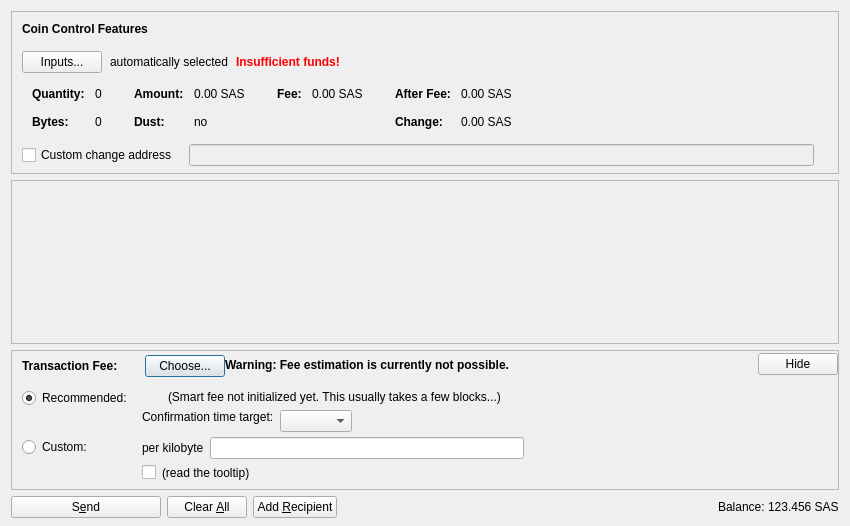
<?xml version="1.0" encoding="UTF-8"?>
<ui version="4.0">
 <class>SendCoinsDialog</class>
 <widget class="QDialog" name="SendCoinsDialog">
  <property name="geometry">
   <rect>
    <x>0</x>
    <y>0</y>
    <width>850</width>
    <height>526</height>
   </rect>
  </property>
  <property name="windowTitle">
   <string>Send Coins</string>
  </property>
  <layout class="QVBoxLayout" name="verticalLayout" stretch="0,1,0,0">
   <property name="bottomMargin">
    <number>8</number>
   </property>
   <item>
    <widget class="QFrame" name="frameCoinControl">
     <property name="sizePolicy">
      <sizepolicy hsizetype="Expanding" vsizetype="Expanding">
       <horstretch>0</horstretch>
       <verstretch>0</verstretch>
      </sizepolicy>
     </property>
     <property name="maximumSize">
      <size>
       <width>16777215</width>
       <height>16777215</height>
      </size>
     </property>
     <property name="frameShape">
      <enum>QFrame::StyledPanel</enum>
     </property>
     <property name="frameShadow">
      <enum>QFrame::Sunken</enum>
     </property>
     <layout class="QVBoxLayout" name="verticalLayoutCoinControl2">
      <property name="spacing">
       <number>0</number>
      </property>
      <property name="leftMargin">
       <number>0</number>
      </property>
      <property name="topMargin">
       <number>0</number>
      </property>
      <property name="rightMargin">
       <number>0</number>
      </property>
      <property name="bottomMargin">
       <number>6</number>
      </property>
      <item>
       <layout class="QVBoxLayout" name="verticalLayoutCoinControl" stretch="0,0,0,0,1">
        <property name="spacing">
         <number>0</number>
        </property>
        <property name="leftMargin">
         <number>10</number>
        </property>
        <property name="topMargin">
         <number>10</number>
        </property>
        <item>
         <layout class="QHBoxLayout" name="horizontalLayoutCoinControl1">
          <property name="bottomMargin">
           <number>15</number>
          </property>
          <item>
           <widget class="QLabel" name="labelCoinControlFeatures">
            <property name="sizePolicy">
             <sizepolicy hsizetype="Preferred" vsizetype="Maximum">
              <horstretch>0</horstretch>
              <verstretch>0</verstretch>
             </sizepolicy>
            </property>
            <property name="font">
             <font>
              <weight>75</weight>
              <bold>true</bold>
             </font>
            </property>
            <property name="styleSheet">
             <string notr="true">font-weight:bold;</string>
            </property>
            <property name="text">
             <string>Coin Control Features</string>
            </property>
           </widget>
          </item>
         </layout>
        </item>
        <item>
         <layout class="QHBoxLayout" name="horizontalLayoutCoinControl2" stretch="0,0,0,0">
          <property name="spacing">
           <number>8</number>
          </property>
          <property name="bottomMargin">
           <number>10</number>
          </property>
          <item>
           <widget class="QPushButton" name="pushButtonCoinControl">
            <property name="styleSheet">
             <string notr="true"/>
            </property>
            <property name="text">
             <string>Inputs...</string>
            </property>
            <property name="autoDefault">
             <bool>false</bool>
            </property>
           </widget>
          </item>
          <item>
           <widget class="QLabel" name="labelCoinControlAutomaticallySelected">
            <property name="text">
             <string>automatically selected</string>
            </property>
            <property name="margin">
             <number>5</number>
            </property>
           </widget>
          </item>
          <item>
           <widget class="QLabel" name="labelCoinControlInsuffFunds">
            <property name="font">
             <font>
              <weight>75</weight>
              <bold>true</bold>
             </font>
            </property>
            <property name="styleSheet">
             <string notr="true">color:red;font-weight:bold;</string>
            </property>
            <property name="text">
             <string>Insufficient funds!</string>
            </property>
            <property name="margin">
             <number>5</number>
            </property>
           </widget>
          </item>
          <item>
           <spacer name="horizontalSpacerCoinControl">
            <property name="orientation">
             <enum>Qt::Horizontal</enum>
            </property>
            <property name="sizeHint" stdset="0">
             <size>
              <width>40</width>
              <height>1</height>
             </size>
            </property>
           </spacer>
          </item>
         </layout>
        </item>
        <item>
         <widget class="QWidget" name="widgetCoinControl" native="true">
          <property name="sizePolicy">
           <sizepolicy hsizetype="Preferred" vsizetype="Preferred">
            <horstretch>0</horstretch>
            <verstretch>0</verstretch>
           </sizepolicy>
          </property>
          <property name="minimumSize">
           <size>
            <width>0</width>
            <height>0</height>
           </size>
          </property>
          <property name="styleSheet">
           <string notr="true"/>
          </property>
          <layout class="QHBoxLayout" name="horizontalLayoutCoinControl5">
           <property name="leftMargin">
            <number>0</number>
           </property>
           <property name="topMargin">
            <number>0</number>
           </property>
           <property name="rightMargin">
            <number>0</number>
           </property>
           <property name="bottomMargin">
            <number>0</number>
           </property>
           <item>
            <layout class="QHBoxLayout" name="horizontalLayoutCoinControl3" stretch="0,0,0,1">
             <property name="spacing">
              <number>20</number>
             </property>
             <property name="topMargin">
              <number>0</number>
             </property>
             <property name="bottomMargin">
              <number>10</number>
             </property>
             <item>
              <layout class="QFormLayout" name="formLayoutCoinControl1">
               <property name="horizontalSpacing">
                <number>10</number>
               </property>
               <property name="verticalSpacing">
                <number>14</number>
               </property>
               <property name="leftMargin">
                <number>10</number>
               </property>
               <property name="topMargin">
                <number>4</number>
               </property>
               <property name="rightMargin">
                <number>6</number>
               </property>
               <item row="0" column="0">
                <widget class="QLabel" name="labelCoinControlQuantityText">
                 <property name="font">
                  <font>
                   <weight>75</weight>
                   <bold>true</bold>
                  </font>
                 </property>
                 <property name="text">
                  <string>Quantity:</string>
                 </property>
                 <property name="margin">
                  <number>0</number>
                 </property>
                </widget>
               </item>
               <item row="0" column="1">
                <widget class="QLabel" name="labelCoinControlQuantity">
                 <property name="cursor">
                  <cursorShape>IBeamCursor</cursorShape>
                 </property>
                 <property name="contextMenuPolicy">
                  <enum>Qt::ActionsContextMenu</enum>
                 </property>
                 <property name="text">
                  <string notr="true">0</string>
                 </property>
                 <property name="margin">
                  <number>0</number>
                 </property>
                 <property name="textInteractionFlags">
                  <set>Qt::LinksAccessibleByMouse|Qt::TextSelectableByKeyboard|Qt::TextSelectableByMouse</set>
                 </property>
                </widget>
               </item>
               <item row="1" column="0">
                <widget class="QLabel" name="labelCoinControlBytesText">
                 <property name="font">
                  <font>
                   <weight>75</weight>
                   <bold>true</bold>
                  </font>
                 </property>
                 <property name="text">
                  <string>Bytes:</string>
                 </property>
                </widget>
               </item>
               <item row="1" column="1">
                <widget class="QLabel" name="labelCoinControlBytes">
                 <property name="cursor">
                  <cursorShape>IBeamCursor</cursorShape>
                 </property>
                 <property name="contextMenuPolicy">
                  <enum>Qt::ActionsContextMenu</enum>
                 </property>
                 <property name="text">
                  <string notr="true">0</string>
                 </property>
                 <property name="textInteractionFlags">
                  <set>Qt::LinksAccessibleByMouse|Qt::TextSelectableByKeyboard|Qt::TextSelectableByMouse</set>
                 </property>
                </widget>
               </item>
              </layout>
             </item>
             <item>
              <layout class="QFormLayout" name="formLayoutCoinControl2">
               <property name="horizontalSpacing">
                <number>10</number>
               </property>
               <property name="verticalSpacing">
                <number>14</number>
               </property>
               <property name="leftMargin">
                <number>6</number>
               </property>
               <property name="topMargin">
                <number>4</number>
               </property>
               <property name="rightMargin">
                <number>6</number>
               </property>
               <item row="0" column="0">
                <widget class="QLabel" name="labelCoinControlAmountText">
                 <property name="font">
                  <font>
                   <weight>75</weight>
                   <bold>true</bold>
                  </font>
                 </property>
                 <property name="text">
                  <string>Amount:</string>
                 </property>
                 <property name="margin">
                  <number>0</number>
                 </property>
                </widget>
               </item>
               <item row="0" column="1">
                <widget class="QLabel" name="labelCoinControlAmount">
                 <property name="cursor">
                  <cursorShape>IBeamCursor</cursorShape>
                 </property>
                 <property name="contextMenuPolicy">
                  <enum>Qt::ActionsContextMenu</enum>
                 </property>
                 <property name="text">
                  <string notr="true">0.00 SAS</string>
                 </property>
                 <property name="textInteractionFlags">
                  <set>Qt::LinksAccessibleByMouse|Qt::TextSelectableByKeyboard|Qt::TextSelectableByMouse</set>
                 </property>
                </widget>
               </item>
               <item row="1" column="0">
                <widget class="QLabel" name="labelCoinControlLowOutputText">
                 <property name="font">
                  <font>
                   <weight>75</weight>
                   <bold>true</bold>
                  </font>
                 </property>
                 <property name="text">
                  <string>Dust:</string>
                 </property>
                </widget>
               </item>
               <item row="1" column="1">
                <widget class="QLabel" name="labelCoinControlLowOutput">
                 <property name="cursor">
                  <cursorShape>IBeamCursor</cursorShape>
                 </property>
                 <property name="contextMenuPolicy">
                  <enum>Qt::ActionsContextMenu</enum>
                 </property>
                 <property name="text">
                  <string notr="true">no</string>
                 </property>
                 <property name="textInteractionFlags">
                  <set>Qt::LinksAccessibleByMouse|Qt::TextSelectableByKeyboard|Qt::TextSelectableByMouse</set>
                 </property>
                </widget>
               </item>
              </layout>
             </item>
             <item>
              <layout class="QFormLayout" name="formLayoutCoinControl3">
               <property name="horizontalSpacing">
                <number>10</number>
               </property>
               <property name="verticalSpacing">
                <number>14</number>
               </property>
               <property name="leftMargin">
                <number>6</number>
               </property>
               <property name="topMargin">
                <number>4</number>
               </property>
               <property name="rightMargin">
                <number>6</number>
               </property>
               <item row="0" column="0">
                <widget class="QLabel" name="labelCoinControlFeeText">
                 <property name="font">
                  <font>
                   <weight>75</weight>
                   <bold>true</bold>
                  </font>
                 </property>
                 <property name="text">
                  <string>Fee:</string>
                 </property>
                 <property name="margin">
                  <number>0</number>
                 </property>
                </widget>
               </item>
               <item row="0" column="1">
                <widget class="QLabel" name="labelCoinControlFee">
                 <property name="cursor">
                  <cursorShape>IBeamCursor</cursorShape>
                 </property>
                 <property name="contextMenuPolicy">
                  <enum>Qt::ActionsContextMenu</enum>
                 </property>
                 <property name="text">
                  <string notr="true">0.00 SAS</string>
                 </property>
                 <property name="textInteractionFlags">
                  <set>Qt::LinksAccessibleByMouse|Qt::TextSelectableByKeyboard|Qt::TextSelectableByMouse</set>
                 </property>
                </widget>
               </item>
              </layout>
             </item>
             <item>
              <layout class="QFormLayout" name="formLayoutCoinControl4">
               <property name="horizontalSpacing">
                <number>10</number>
               </property>
               <property name="verticalSpacing">
                <number>14</number>
               </property>
               <property name="leftMargin">
                <number>6</number>
               </property>
               <property name="topMargin">
                <number>4</number>
               </property>
               <property name="rightMargin">
                <number>6</number>
               </property>
               <item row="0" column="0">
                <widget class="QLabel" name="labelCoinControlAfterFeeText">
                 <property name="font">
                  <font>
                   <weight>75</weight>
                   <bold>true</bold>
                  </font>
                 </property>
                 <property name="text">
                  <string>After Fee:</string>
                 </property>
                 <property name="margin">
                  <number>0</number>
                 </property>
                </widget>
               </item>
               <item row="0" column="1">
                <widget class="QLabel" name="labelCoinControlAfterFee">
                 <property name="cursor">
                  <cursorShape>IBeamCursor</cursorShape>
                 </property>
                 <property name="contextMenuPolicy">
                  <enum>Qt::ActionsContextMenu</enum>
                 </property>
                 <property name="text">
                  <string notr="true">0.00 SAS</string>
                 </property>
                 <property name="textInteractionFlags">
                  <set>Qt::LinksAccessibleByMouse|Qt::TextSelectableByKeyboard|Qt::TextSelectableByMouse</set>
                 </property>
                </widget>
               </item>
               <item row="1" column="0">
                <widget class="QLabel" name="labelCoinControlChangeText">
                 <property name="font">
                  <font>
                   <weight>75</weight>
                   <bold>true</bold>
                  </font>
                 </property>
                 <property name="text">
                  <string>Change:</string>
                 </property>
                </widget>
               </item>
               <item row="1" column="1">
                <widget class="QLabel" name="labelCoinControlChange">
                 <property name="cursor">
                  <cursorShape>IBeamCursor</cursorShape>
                 </property>
                 <property name="contextMenuPolicy">
                  <enum>Qt::ActionsContextMenu</enum>
                 </property>
                 <property name="text">
                  <string notr="true">0.00 SAS</string>
                 </property>
                 <property name="textInteractionFlags">
                  <set>Qt::LinksAccessibleByMouse|Qt::TextSelectableByKeyboard|Qt::TextSelectableByMouse</set>
                 </property>
                </widget>
               </item>
              </layout>
             </item>
            </layout>
           </item>
          </layout>
         </widget>
        </item>
        <item>
         <layout class="QHBoxLayout" name="horizontalLayoutCoinControl4" stretch="0,0,0">
          <property name="spacing">
           <number>12</number>
          </property>
          <property name="sizeConstraint">
           <enum>QLayout::SetDefaultConstraint</enum>
          </property>
          <property name="topMargin">
           <number>5</number>
          </property>
          <property name="rightMargin">
           <number>5</number>
          </property>
          <item>
           <widget class="QCheckBox" name="checkBoxCoinControlChange">
            <property name="toolTip">
             <string>If this is activated, but the change address is empty or invalid, change will be sent to a newly generated address.</string>
            </property>
            <property name="text">
             <string>Custom change address</string>
            </property>
           </widget>
          </item>
          <item>
           <widget class="QValidatedLineEdit" name="lineEditCoinControlChange">
            <property name="enabled">
             <bool>false</bool>
            </property>
            <property name="sizePolicy">
             <sizepolicy hsizetype="Expanding" vsizetype="Fixed">
              <horstretch>0</horstretch>
              <verstretch>0</verstretch>
             </sizepolicy>
            </property>
           </widget>
          </item>
          <item>
           <widget class="QLabel" name="labelCoinControlChangeLabel">
            <property name="sizePolicy">
             <sizepolicy hsizetype="Preferred" vsizetype="Expanding">
              <horstretch>0</horstretch>
              <verstretch>0</verstretch>
             </sizepolicy>
            </property>
            <property name="minimumSize">
             <size>
              <width>0</width>
              <height>0</height>
             </size>
            </property>
            <property name="text">
             <string/>
            </property>
            <property name="margin">
             <number>3</number>
            </property>
           </widget>
          </item>
         </layout>
        </item>
        <item>
         <spacer name="verticalSpacerCoinControl">
          <property name="orientation">
           <enum>Qt::Vertical</enum>
          </property>
          <property name="sizeHint" stdset="0">
           <size>
            <width>800</width>
            <height>1</height>
           </size>
          </property>
         </spacer>
        </item>
       </layout>
      </item>
     </layout>
    </widget>
   </item>
   <item>
    <widget class="QScrollArea" name="scrollArea">
     <property name="widgetResizable">
      <bool>true</bool>
     </property>
     <widget class="QWidget" name="scrollAreaWidgetContents">
      <property name="geometry">
       <rect>
        <x>0</x>
        <y>0</y>
        <width>830</width>
        <height>104</height>
       </rect>
      </property>
      <layout class="QVBoxLayout" name="verticalLayout_2" stretch="0,1">
       <property name="leftMargin">
        <number>0</number>
       </property>
       <property name="topMargin">
        <number>0</number>
       </property>
       <property name="rightMargin">
        <number>0</number>
       </property>
       <property name="bottomMargin">
        <number>0</number>
       </property>
       <item>
        <layout class="QVBoxLayout" name="entries">
         <property name="spacing">
          <number>6</number>
         </property>
        </layout>
       </item>
       <item>
        <spacer name="verticalSpacer">
         <property name="orientation">
          <enum>Qt::Vertical</enum>
         </property>
         <property name="sizeHint" stdset="0">
          <size>
           <width>20</width>
           <height>40</height>
          </size>
         </property>
        </spacer>
       </item>
      </layout>
     </widget>
    </widget>
   </item>
   <item>
    <widget class="QFrame" name="frameFee">
     <property name="sizePolicy">
      <sizepolicy hsizetype="Expanding" vsizetype="Expanding">
       <horstretch>0</horstretch>
       <verstretch>0</verstretch>
      </sizepolicy>
     </property>
     <property name="maximumSize">
      <size>
       <width>16777215</width>
       <height>16777215</height>
      </size>
     </property>
     <property name="frameShape">
      <enum>QFrame::StyledPanel</enum>
     </property>
     <property name="frameShadow">
      <enum>QFrame::Sunken</enum>
     </property>
     <layout class="QVBoxLayout" name="verticalLayoutFee1">
      <property name="spacing">
       <number>0</number>
      </property>
      <property name="leftMargin">
       <number>0</number>
      </property>
      <property name="topMargin">
       <number>0</number>
      </property>
      <property name="rightMargin">
       <number>0</number>
      </property>
      <property name="bottomMargin">
       <number>0</number>
      </property>
      <item>
       <layout class="QVBoxLayout" name="verticalLayoutFee2" stretch="0,0,0">
        <property name="spacing">
         <number>0</number>
        </property>
        <property name="leftMargin">
         <number>10</number>
        </property>
        <property name="topMargin">
         <number>0</number>
        </property>
        <item>
         <layout class="QHBoxLayout" name="horizontalLayoutFee1">
          <property name="bottomMargin">
           <number>0</number>
          </property>
          <item>
           <layout class="QVBoxLayout" name="verticalLayoutFee7">
            <property name="spacing">
             <number>0</number>
            </property>
            <item>
             <spacer name="verticalSpacerSmartFee">
              <property name="orientation">
               <enum>Qt::Vertical</enum>
              </property>
              <property name="sizeType">
               <enum>QSizePolicy::Fixed</enum>
              </property>
              <property name="sizeHint" stdset="0">
               <size>
                <width>1</width>
                <height>4</height>
               </size>
              </property>
             </spacer>
            </item>
            <item>
             <layout class="QHBoxLayout" name="horizontalLayoutSmartFee">
              <property name="spacing">
               <number>10</number>
              </property>
              <item>
               <widget class="QLabel" name="labelFeeHeadline">
                <property name="sizePolicy">
                 <sizepolicy hsizetype="Preferred" vsizetype="Maximum">
                  <horstretch>0</horstretch>
                  <verstretch>0</verstretch>
                 </sizepolicy>
                </property>
                <property name="font">
                 <font>
                  <weight>75</weight>
                  <bold>true</bold>
                 </font>
                </property>
                <property name="styleSheet">
                 <string notr="true">font-weight:bold;</string>
                </property>
                <property name="text">
                 <string>Transaction Fee:</string>
                </property>
               </widget>
              </item>
              <item>
               <widget class="QLabel" name="labelFeeMinimized">
                <property name="text">
                 <string/>
                </property>
               </widget>
              </item>
              <item>
               <widget class="QPushButton" name="buttonChooseFee">
                <property name="text">
                 <string>Choose...</string>
                </property>
               </widget>
              </item>
             </layout>
            </item>
            <item>
             <spacer name="verticalSpacer_5">
              <property name="orientation">
               <enum>Qt::Vertical</enum>
              </property>
              <property name="sizeHint" stdset="0">
               <size>
                <width>1</width>
                <height>1</height>
               </size>
              </property>
             </spacer>
            </item>
           </layout>
          </item>
          <item>
           <widget class="QLabel" name="fallbackFeeWarningLabel">
            <property name="toolTip">
             <string>Using the fallbackfee can result in sending a transaction that will take several hours or days (or never) to confirm. Consider choosing your fee manually or wait until you have validated the complete chain.</string>
            </property>
            <property name="font">
            <font>
                <weight>75</weight>
                <bold>true</bold>
            </font>
            </property>
            <property name="text">
             <string>Warning: Fee estimation is currently not possible.</string>
            </property>
            <property name="wordWrap">
             <bool>false</bool>
            </property>
           </widget>
          </item>
          <item>
           <spacer name="horizontalSpacer_4">
            <property name="orientation">
             <enum>Qt::Horizontal</enum>
            </property>
            <property name="sizeType">
             <enum>QSizePolicy::MinimumExpanding</enum>
            </property>
            <property name="sizeHint" stdset="0">
             <size>
              <width>40</width>
              <height>20</height>
             </size>
            </property>
           </spacer>
          </item>
          <item>
           <widget class="QPushButton" name="buttonMinimizeFee">
            <property name="toolTip">
             <string>collapse fee-settings</string>
            </property>
            <property name="text">
             <string>Hide</string>
            </property>
           </widget>
          </item>
         </layout>
        </item>
        <item>
         <widget class="QFrame" name="frameFeeSelection">
          <layout class="QVBoxLayout" name="verticalLayoutFee12">
           <property name="spacing">
            <number>0</number>
           </property>
           <property name="leftMargin">
            <number>0</number>
           </property>
           <property name="topMargin">
            <number>0</number>
           </property>
           <property name="rightMargin">
            <number>0</number>
           </property>
           <property name="bottomMargin">
            <number>0</number>
           </property>
           <item>
            <layout class="QGridLayout" name="gridLayoutFee">
             <property name="topMargin">
              <number>10</number>
             </property>
             <property name="bottomMargin">
              <number>4</number>
             </property>
             <property name="horizontalSpacing">
              <number>10</number>
             </property>
             <property name="verticalSpacing">
              <number>4</number>
             </property>
             <item row="1" column="1">
              <layout class="QVBoxLayout" name="verticalLayoutFee8">
               <property name="spacing">
                <number>6</number>
               </property>
               <item>
                <layout class="QHBoxLayout" name="horizontalLayoutFee13">
                 <item>
                  <widget class="QLabel" name="labelCustomPerKilobyte">
                   <property name="toolTip">
                    <string>If the custom fee is set to 1000 satoshis and the transaction is only 250 bytes, then &quot;per kilobyte&quot; only pays 250 satoshis in fee, while &quot;total at least&quot; pays 1000 satoshis. For transactions bigger than a kilobyte both pay by kilobyte.</string>
                   </property>
                   <property name="text">
                    <string>per kilobyte</string>
                   </property>
                  </widget>
                 </item>
                 <item>
                  <widget class="BitcoinAmountField" name="customFee"/>
                 </item>
                 <item>
                  <spacer name="horizontalSpacer_6">
                   <property name="orientation">
                    <enum>Qt::Horizontal</enum>
                   </property>
                   <property name="sizeHint" stdset="0">
                    <size>
                     <width>1</width>
                     <height>1</height>
                    </size>
                   </property>
                  </spacer>
                 </item>
                </layout>
               </item>
               <item>
                <layout class="QHBoxLayout" name="horizontalLayoutFee8">
                 <item>
                  <widget class="QCheckBox" name="checkBoxMinimumFee">
                   <property name="toolTip">
                    <string>Paying only the minimum fee is just fine as long as there is less transaction volume than space in the blocks. But be aware that this can end up in a never confirming transaction once there is more demand for sasincoin transactions than the network can process.</string>
                   </property>
                   <property name="text">
                    <string/>
                   </property>
                  </widget>
                 </item>
                 <item>
                  <widget class="QLabel" name="labelMinFeeWarning">
                   <property name="enabled">
                    <bool>true</bool>
                   </property>
                   <property name="toolTip">
                    <string>Paying only the minimum fee is just fine as long as there is less transaction volume than space in the blocks. But be aware that this can end up in a never confirming transaction once there is more demand for sasincoin transactions than the network can process.</string>
                   </property>
                   <property name="text">
                    <string>(read the tooltip)</string>
                   </property>
                   <property name="margin">
                    <number>5</number>
                   </property>
                  </widget>
                 </item>
                 <item>
                  <spacer name="horizontalSpacer_2">
                   <property name="orientation">
                    <enum>Qt::Horizontal</enum>
                   </property>
                   <property name="sizeHint" stdset="0">
                    <size>
                     <width>1</width>
                     <height>1</height>
                    </size>
                   </property>
                  </spacer>
                 </item>
                </layout>
               </item>
              </layout>
             </item>
             <item row="0" column="0">
              <layout class="QVBoxLayout" name="verticalLayoutFee4" stretch="0,1">
               <item>
                <widget class="QRadioButton" name="radioSmartFee">
                 <property name="text">
                  <string>Recommended:</string>
                 </property>
                 <property name="checked">
                  <bool>true</bool>
                 </property>
                 <attribute name="buttonGroup">
                  <string notr="true">groupFee</string>
                 </attribute>
                </widget>
               </item>
               <item>
                <spacer name="verticalSpacer_2">
                 <property name="orientation">
                  <enum>Qt::Vertical</enum>
                 </property>
                 <property name="sizeHint" stdset="0">
                  <size>
                   <width>1</width>
                   <height>1</height>
                  </size>
                 </property>
                </spacer>
               </item>
              </layout>
             </item>
             <item row="1" column="0">
              <layout class="QVBoxLayout" name="verticalLayoutFee9" stretch="0,1">
               <item>
                <widget class="QRadioButton" name="radioCustomFee">
                 <property name="text">
                  <string>Custom:</string>
                 </property>
                 <attribute name="buttonGroup">
                  <string notr="true">groupFee</string>
                 </attribute>
                </widget>
               </item>
               <item>
                <spacer name="verticalSpacer_6">
                 <property name="orientation">
                  <enum>Qt::Vertical</enum>
                 </property>
                 <property name="sizeHint" stdset="0">
                  <size>
                   <width>1</width>
                   <height>1</height>
                  </size>
                 </property>
                </spacer>
               </item>
              </layout>
             </item>
             <item row="0" column="1">
              <layout class="QVBoxLayout" name="verticalLayoutFee3" stretch="0,0,1">
               <property name="spacing">
                <number>6</number>
               </property>
               <property name="topMargin">
                <number>2</number>
               </property>
               <item>
                <layout class="QHBoxLayout" name="horizontalLayoutFee12">
                 <item>
                  <widget class="QLabel" name="labelSmartFee">
                   <property name="text">
                    <string/>
                   </property>
                   <property name="margin">
                    <number>2</number>
                   </property>
                  </widget>
                 </item>
                 <item>
                  <widget class="QLabel" name="labelFeeEstimation">
                   <property name="text">
                    <string/>
                   </property>
                  </widget>
                 </item>
                 <item>
                  <widget class="QLabel" name="labelSmartFee2">
                   <property name="text">
                    <string>(Smart fee not initialized yet. This usually takes a few blocks...)</string>
                   </property>
                   <property name="margin">
                    <number>2</number>
                   </property>
                  </widget>
                 </item>
                 <item>
                  <spacer name="horizontalSpacer_5">
                   <property name="orientation">
                    <enum>Qt::Horizontal</enum>
                   </property>
                   <property name="sizeHint" stdset="0">
                    <size>
                     <width>1</width>
                     <height>1</height>
                    </size>
                   </property>
                  </spacer>
                 </item>
                </layout>
               </item>
               <item>
                <layout class="QHBoxLayout" name="horizontalLayoutFee9">
                 <item>
                  <layout class="QVBoxLayout" name="verticalLayoutFee6">
                   <item>
                    <widget class="QLabel" name="labelSmartFee3">
                     <property name="text">
                      <string>Confirmation time target:</string>
                     </property>
                     <property name="margin">
                      <number>2</number>
                     </property>
                    </widget>
                   </item>
                   <item>
                    <spacer name="verticalSpacer_3">
                     <property name="orientation">
                      <enum>Qt::Vertical</enum>
                     </property>
                     <property name="sizeHint" stdset="0">
                      <size>
                       <width>1</width>
                       <height>1</height>
                      </size>
                     </property>
                    </spacer>
                   </item>
                  </layout>
                 </item>
                 <item>
                  <layout class="QVBoxLayout" name="verticalLayoutFee5">
                   <property name="rightMargin">
                    <number>30</number>
                   </property>
                   <item>
                    <layout class="QHBoxLayout" name="horizontalLayoutConfTarget">
                     <property name="bottomMargin">
                      <number>0</number>
                     </property>
                     <item>
                      <widget class="QComboBox" name="confTargetSelector"/>
                     </item>
                     <item>
                      <spacer name="horizontalSpacerConfTarget">
                       <property name="orientation">
                        <enum>Qt::Horizontal</enum>
                       </property>
                       <property name="sizeHint" stdset="0">
                        <size>
                         <width>40</width>
                         <height>20</height>
                        </size>
                       </property>
                      </spacer>
                     </item>
                    </layout>
                   </item>
                  </layout>
                 </item>
                </layout>
               </item>
               <item>
                <spacer name="verticalSpacer_4">
                 <property name="orientation">
                  <enum>Qt::Vertical</enum>
                 </property>
                 <property name="sizeHint" stdset="0">
                  <size>
                   <width>1</width>
                   <height>1</height>
                  </size>
                 </property>
                </spacer>
               </item>
              </layout>
             </item>
            </layout>
           </item>
          </layout>
         </widget>
        </item>
        <item>
         <spacer name="verticalSpacerFee">
          <property name="orientation">
           <enum>Qt::Vertical</enum>
          </property>
          <property name="sizeHint" stdset="0">
           <size>
            <width>40</width>
            <height>5</height>
           </size>
          </property>
         </spacer>
        </item>
       </layout>
      </item>
     </layout>
    </widget>
   </item>
   <item>
    <layout class="QHBoxLayout" name="horizontalLayout">
     <item>
      <widget class="QPushButton" name="sendButton">
       <property name="minimumSize">
        <size>
         <width>150</width>
         <height>0</height>
        </size>
       </property>
       <property name="toolTip">
        <string>Confirm the send action</string>
       </property>
       <property name="text">
        <string>S&amp;end</string>
       </property>
       <property name="icon">
        <iconset resource="../bitcoin.qrc">
         <normaloff>:/icons/send</normaloff>:/icons/send</iconset>
       </property>
       <property name="autoDefault">
        <bool>false</bool>
       </property>
       <property name="default">
        <bool>false</bool>
       </property>
      </widget>
     </item>
     <item>
      <widget class="QPushButton" name="clearButton">
       <property name="sizePolicy">
        <sizepolicy hsizetype="Minimum" vsizetype="Fixed">
         <horstretch>0</horstretch>
         <verstretch>0</verstretch>
        </sizepolicy>
       </property>
       <property name="toolTip">
        <string>Clear all fields of the form.</string>
       </property>
       <property name="text">
        <string>Clear &amp;All</string>
       </property>
       <property name="icon">
        <iconset resource="../bitcoin.qrc">
         <normaloff>:/icons/remove</normaloff>:/icons/remove</iconset>
       </property>
       <property name="autoDefault">
        <bool>false</bool>
       </property>
      </widget>
     </item>
     <item>
      <widget class="QPushButton" name="addButton">
       <property name="toolTip">
        <string>Send to multiple recipients at once</string>
       </property>
       <property name="text">
        <string>Add &amp;Recipient</string>
       </property>
       <property name="icon">
        <iconset resource="../bitcoin.qrc">
         <normaloff>:/icons/add</normaloff>:/icons/add</iconset>
       </property>
       <property name="autoDefault">
        <bool>false</bool>
       </property>
      </widget>
     </item>
     <item>
      <spacer name="horizontalSpacer">
       <property name="orientation">
        <enum>Qt::Horizontal</enum>
       </property>
       <property name="sizeHint" stdset="0">
        <size>
         <width>40</width>
         <height>20</height>
        </size>
       </property>
      </spacer>
     </item>
     <item>
      <layout class="QHBoxLayout" name="horizontalLayout_2">
       <property name="spacing">
        <number>3</number>
       </property>
       <item>
        <widget class="QLabel" name="label">
         <property name="sizePolicy">
          <sizepolicy hsizetype="Preferred" vsizetype="Fixed">
           <horstretch>0</horstretch>
           <verstretch>0</verstretch>
          </sizepolicy>
         </property>
         <property name="text">
          <string>Balance:</string>
         </property>
        </widget>
       </item>
       <item>
        <widget class="QLabel" name="labelBalance">
         <property name="sizePolicy">
          <sizepolicy hsizetype="Preferred" vsizetype="Fixed">
           <horstretch>0</horstretch>
           <verstretch>0</verstretch>
          </sizepolicy>
         </property>
         <property name="cursor">
          <cursorShape>IBeamCursor</cursorShape>
         </property>
         <property name="text">
          <string notr="true">123.456 SAS</string>
         </property>
         <property name="textInteractionFlags">
          <set>Qt::LinksAccessibleByMouse|Qt::TextSelectableByKeyboard|Qt::TextSelectableByMouse</set>
         </property>
        </widget>
       </item>
      </layout>
     </item>
    </layout>
   </item>
  </layout>
 </widget>
 <customwidgets>
  <customwidget>
   <class>QValidatedLineEdit</class>
   <extends>QLineEdit</extends>
   <header>qt/qvalidatedlineedit.h</header>
  </customwidget>
  <customwidget>
   <class>BitcoinAmountField</class>
   <extends>QLineEdit</extends>
   <header>qt/bitcoinamountfield.h</header>
   <container>1</container>
  </customwidget>
 </customwidgets>
 <resources>
  <include location="../bitcoin.qrc"/>
 </resources>
 <connections/>
 <buttongroups>
  <buttongroup name="groupFee"/>
 </buttongroups>
</ui>
